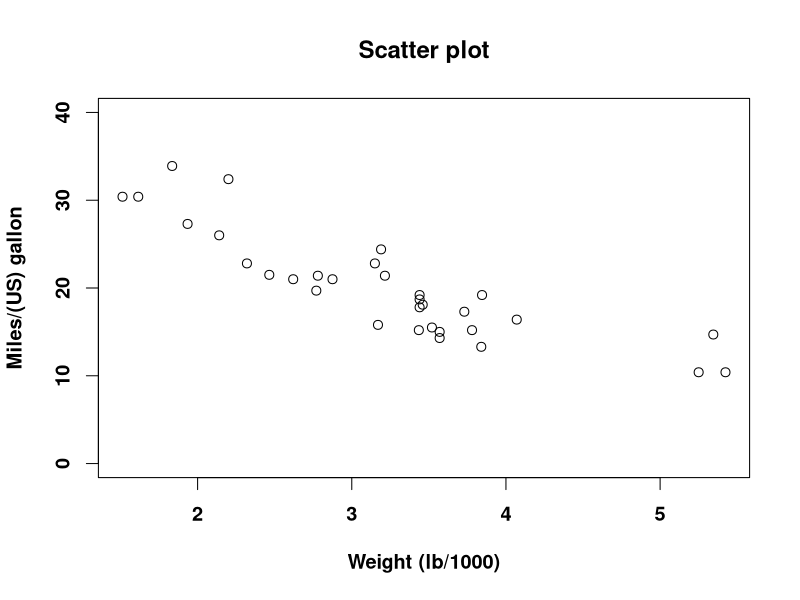

The R source for this figure: (Note: this script raises an error after producing the figure.)
## ---- chunk 1
knitr::opts_chunk$set(echo = TRUE)
library(tidyverse)
## ---- chunk 2
par(font.lab=2, font.axis=2, cex=1.2)
plot(mpg ~ wt, data=mtcars, xlab='Weight (lb/1000)', ylab='Miles/(US) gallon',
     main='Scatter plot', ylim=c(0, 40))
## ---- chunk 3
##EXTRACTING VALUES FROM MODEL## 

#Estimated betas
betas <- model$coefficients

betas

#Design matrix
X <- model.matrix(model)

#estimated y-values (yhat)
estimated_y <- predict(model)

#actual y-values
actual_y <- mtcars$mpg

#residuals
residuals <- model$residuals
## ---- chunk 4
#Plotting actual y-values vs. estimated in ggplot#
intercept <- as.numeric(betas[1])
slope <- as.numeric(betas[2])

linear_plot <- ggplot(mtcars, aes(x=wt, y=mpg)) +
  geom_point() +
  geom_abline(intercept=intercept, slope=slope) + 
  geom_linerange(aes(residuals), ymin = mtcars$mpg, ymax = estimated_y, x=mtcars$wt, color = "red", alpha = 0.7, linetype=5) + 
  labs(x='wt', y='mpg', title = "Linear Model: Illustration of Actual Y-values vs. Estimated Y-values")+
  theme_bw()+
  theme(plot.title = element_text(hjust = 0.5))

linear_plot
## ---- chunk 5
#Adding a third column to X
X_NEW <- as.data.frame(X)
X_NEW$wt_squared <- X_NEW$wt^2 #adding a new column (with the x-values squared)
X_NEW <- as.matrix(X_NEW) 

#Estimating bhat for a quadratic model using the OLS ESTIMATOR
OLS_betas_q <- solve(t(X_NEW) %*% X_NEW) %*% t(X_NEW) %*% actual_y
## ---- chunk 6
#Creating the quadratic model using the function I()
quadratic_model <-  lm(mpg~wt+I(wt^2), data=mtcars)

betas_q <- quadratic_model$coefficients

#Comparing coefficients
all_coefficients <- cbind(OLS_betas_q, betas_q) #c-bind to combine the two vectors
colnames(all_coefficients) <- c("OLS", "lm()") #adding colnames 

all_coefficients
## ---- chunk 7
#Estimating the y-values (yhat) 
estimated_y_q <- predict(quadratic_model)

#residuals 
residuals_q <- residuals(quadratic_model)

#Plotting actual y-values vs. estimated in ggplot 
quadratic_plot <- ggplot(mtcars, aes(wt))+
  geom_point(aes(y=mpg), color = "black")+
  geom_line(aes(y=estimated_y_q), color ="black")+
  geom_linerange(aes(residuals_q), ymin = mtcars$mpg, ymax = estimated_y_q, x=mtcars$wt, color = "blue", alpha = 0.7, linetype = 5)+
  labs(x='wt', y='mpg', title = "Quadratic Model: Illustration of Actual Y-values vs. Estimated Y-values")+
  theme_bw()+
  theme(plot.title = element_text(hjust = 0.5))

quadratic_plot
## ---- chunk 8
#Showing the fits 
plotted_fits <- ggplot(mtcars, aes(wt))+
  geom_point(aes(y=mpg), color = "black")+
  geom_line(aes(y = estimated_y), color = "red")+
  geom_line(aes(y=estimated_y_q), color ="blue")+
  labs(x = "wt", y = "mpg", title = "Linear vs Quadratic Fit")+ 
  theme_bw()+
  theme(plot.title = element_text(hjust = 0.5))

plotted_fits
## ---- chunk 9
SSE_linear <- sum((residuals)^2)

SSE_quadratic <- sum((residuals_q)^2)

#Comparing SSE 
SSE_all <- cbind(SSE_linear, SSE_quadratic) #c-bind to combine the two vectors
colnames(SSE_all) <- c("Linear", "Quadratic") #adding colnames 

SSE_all
## ---- chunk 10
#Creating the cubic model using the function I()
cubic_model <- lm(mpg~wt+I(wt^2)+I(wt^3), data=mtcars)

summary(cubic_model)
## ---- chunk 11
#Estimating the y-values (yhat) for the cubic model 
estimated_y_cubic <- predict(cubic_model)

#Plotting actual y-values vs. estimated in ggplot 
plotted_fits <- ggplot(mtcars, aes(wt))+
  geom_point(aes(y=mpg), color = "black")+
  geom_line(aes(y=estimated_y_q), color ="red")+
  geom_line(aes(y=estimated_y_cubic), color = "green")
  labs(x = "wt", y = "mpg", title = "Quadratic Fit vs. Cubic")+ 
  theme_bw()

plotted_fits
## ---- chunk 12
#cubic model residuals 
residuals_c <- residuals(cubic_model)

#cubic model SSE
SSE_cubic <- sum((residuals_c)^2)

#Comparing SSE 
SSE_qc <- cbind(SSE_quadratic, SSE_cubic) #c-bind to combine the two vectors
colnames(SSE_qc) <- c("Quadratic", "Cubic") #adding colnames 

SSE_qc
## ---- chunk 13
#Printing all coefficients 
cubic_model$coefficients

#Printing beta_3 
cubic_model$coefficients[4]
## ---- chunk 14
lm(mpg ~ 1, data=mtcars)
## ---- chunk 15
logit <-     function(x) log(x / (1 - x))
inv.logit <- function(x) exp(x) / (1 + exp(x))
## ---- chunk 16
fitted <- fitted.values(logistic.model)

ggplot(mtcars, aes(wt, fitted)) + 
  geom_point()+
  theme_bw()+ 
  labs(title = "Fitted Values")+
  theme(plot.title = element_text(hjust = 0.5))

#Let's try to predict (Linear Predictor)
estimated_y_logm <- predict(logistic.model)

ggplot(mtcars, aes(wt, estimated_y_logm)) + 
  geom_point()+
  theme_bw()+ 
  labs(title = "Linear Predictors")+
  theme(plot.title = element_text(hjust = 0.5))
## ---- chunk 17
inv.logit(estimated_y_logm) == fitted
## ---- chunk 18
ggplot(mtcars, aes(wt,am))+
  geom_point(aes(colour=estimated_y_logm))+
  xlim(0,7)+
  stat_smooth(method="glm", se=FALSE, method.args = list(family=binomial))+
  labs(x='wt', y='am', title = "Logistic Model: Sigmoid Function")+
  theme_bw()+
  theme(plot.title = element_text(hjust = 0.5))
## ---- chunk 19
summary(logistic.model)

inv.logit(logistic.model$coefficients[1])
## ---- chunk 20
#extracting the Firebird from the dataset
firebird <- mtcars["Pontiac Firebird", ]

#predicting the probability of the firebird having manual transmission
inv.logit(predict(logistic.model, newdata = firebird))

#predicting the probability of the firebird having automatic transmission
1-inv.logit(predict(logistic.model, newdata = firebird))
## ---- chunk 21
logistic.model_q <- glm(formula = am ~ wt + I(wt^2), data = mtcars, family = "binomial")

ggplot(mtcars, aes(wt, am)) +
  geom_point() +
  geom_smooth(method = "glm", se = FALSE, method.args = list(family = "binomial"), color = "red") +
  geom_smooth(method = "glm", se = FALSE, method.args = list(family = "binomial"), color = "blue", formula = y ~ x + I(x^2))+
  labs(x = "wt", y = "am", title = "Logistic Regression: Linear vs Quadratic Fit")+ 
  theme_bw()+
  theme(plot.title = element_text(hjust = 0.5))
## ---- chunk 22
#AIC for each model 
AIC(logistic.model, logistic.model_q)

#The residual deviance for each model 
deviance(logistic.model)
deviance(logistic.model_q)
## ---- chunk 23
library(lme4)
mixed.model <- lmer(mpg ~ wt + (1 | cyl), data=mtcars)
## ---- chunk 24
par(font.lab=2, font.axis=2, cex=1.2)
plot(mtcars$wt, fitted.values(mixed.model),
     main='Linear regression with group intercepts (n cylinders)',
    xlab='Weight (lb/1000)', ylab='Miles/(US) gallon',
    pch=3)
## ---- chunk 25
mixed.model <- lmer(mpg ~ wt + (wt | cyl), data=mtcars)
plot(mtcars$wt, fitted.values(mixed.model),
     main='Linear regression with group intercepts and group slopes (n cylinders)',
    xlab='Weight (lb/1000)', ylab='Miles/(US) gallon',
    pch=3)
